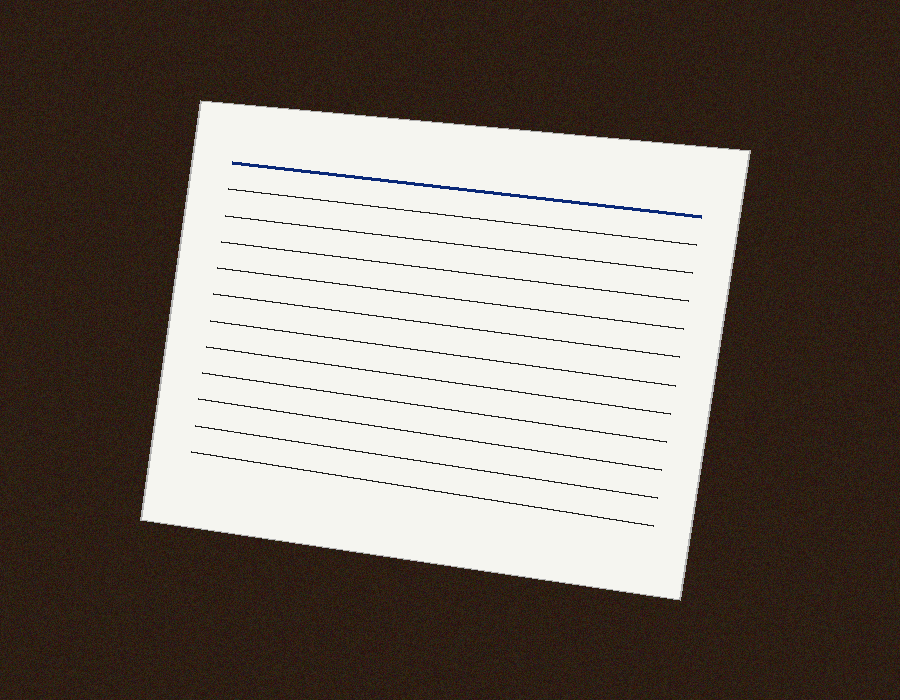
#> input picture dataset/raw/sample_doc_skewed.png, 900 x 700 px
$ python test_module3_orientation.py
#> lines starting #> are read from the running program, lines starting #| are printed output that depends on the picture; after the words box and inside, x2 and y2 are one past the last pixel; in counts of white or black regions, pixels touching at a corner belong together
### modules/orientation_corrector.py
import cv2
import numpy as np
from typing import Tuple, Optional


class OrientationCorrector:
    """
    Module 3: Hiệu chỉnh hướng văn bản tự động.
    Tích hợp: ORB Feature Detector, Hamming Matcher (KNN + Lowe's Ratio Test),
    RANSAC Affine Estimation, Standalone Deskew và Rotate Fallback.
    """

    def __init__(
        self,
        n_features: int = 3000,
        min_matches: int = 12,
        ransac_threshold: float = 3.0,
        match_ratio: float = 0.75,
    ):
        """
        :param n_features: Số điểm đặc trưng ORB tối đa trích xuất.
        :param min_matches: Số lượng điểm khớp tối thiểu để thực thi RANSAC.
        :param ransac_threshold: Ngưỡng loại bỏ điểm nhiễu RANSAC (tính bằng pixel).
        :param match_ratio: Tỷ lệ lọc Lowe's Ratio Test cho Hamming Distance.
        """
        self.n_features = n_features
        self.min_matches = min_matches
        self.ransac_threshold = ransac_threshold
        self.match_ratio = match_ratio

        # 1. ORB Detector được cấu hình tối ưu cho văn bản (lấy nét đa tỉ lệ)
        self.orb = cv2.ORB_create(
            nfeatures=self.n_features,
            scaleFactor=1.2,
            nlevels=8,
            edgeThreshold=31,
            firstLevel=0,
            WTA_K=2,
            scoreType=cv2.ORB_HARRIS_SCORE,
            patchSize=31,
            fastThreshold=20,
        )

        # 2. Hamming Matcher sử dụng thuật toán KNN
        self.matcher = cv2.BFMatcher(cv2.NORM_HAMMING, crossCheck=False)

    def preprocess(self, image: np.ndarray) -> np.ndarray:
        """Tăng cường độ tương phản văn bản bằng CLAHE để ORB bắt điểm chính xác hơn."""
        if len(image.shape) == 3:
            gray = cv2.cvtColor(image, cv2.COLOR_BGR2GRAY)
        else:
            gray = image.copy()

        clahe = cv2.createCLAHE(clipLimit=2.0, tileGridSize=(8, 8))
        return clahe.apply(gray)

    def extract_features(self, image: np.ndarray) -> Tuple[list, Optional[np.ndarray]]:
        """Trích xuất Keypoints và Descriptors từ ảnh đã qua tiền xử lý."""
        prep_img = self.preprocess(image)
        keypoints, descriptors = self.orb.detectAndCompute(prep_img, None)
        return keypoints, descriptors

    def filter_matches_knn(self, des_src: np.ndarray, des_ref: np.ndarray) -> list:
        """Lọc điểm khớp nhiễu bằng KNN Matcher và Lowe's Ratio Test trên khoảng cách Hamming."""
        matches = self.matcher.knnMatch(des_src, des_ref, k=2)
        good_matches = []
        for match in matches:
            if len(match) == 2:
                m, n = match
                if m.distance < self.match_ratio * n.distance:
                    good_matches.append(m)
        return good_matches

    def estimate_affine_matrix(
        self, src_img: np.ndarray, ref_img: np.ndarray
    ) -> Tuple[Optional[np.ndarray], float, bool]:
        """Tính toán ma trận Affine và góc xoay bằng RANSAC."""
        kp_src, des_src = self.extract_features(src_img)
        kp_ref, des_ref = self.extract_features(ref_img)

        if des_src is None or des_ref is None:
            return None, 0.0, False

        good_matches = self.filter_matches_knn(des_src, des_ref)

        if len(good_matches) < self.min_matches:
            return None, 0.0, False

        pts_src = np.float32([kp_src[m.queryIdx].pt for m in good_matches]).reshape(-1, 1, 2)
        pts_ref = np.float32([kp_ref[m.trainIdx].pt for m in good_matches]).reshape(-1, 1, 2)

        # 3. RANSAC Ước lượng Ma trận Affine biến đổi (Xoay + Dịch chuyển + Tỉ lệ)
        matrix, inliers = cv2.estimateAffinePartial2D(
            pts_src,
            pts_ref,
            method=cv2.RANSAC,
            ransacReprojThreshold=self.ransac_threshold,
            maxIters=2000,
            confidence=0.99,
        )

        if matrix is None:
            return None, 0.0, False

        angle_rad = np.arctan2(matrix[1, 0], matrix[0, 0])
        angle_deg = np.degrees(angle_rad)

        return matrix, angle_deg, True

    def deskew_standalone(self, image: np.ndarray) -> Tuple[np.ndarray, float]:
        """Tự động khử nghiêng góc nhỏ (Deskew) khi không truyền vào ảnh mẫu (ref_img)."""
        gray = self.preprocess(image)
        thresh = cv2.threshold(gray, 0, 255, cv2.THRESH_BINARY_INV + cv2.THRESH_OTSU)[1]

        coords = np.column_stack(np.where(thresh > 0))
        if len(coords) == 0:
            return image, 0.0

        angle = cv2.minAreaRect(coords)[-1]
        if angle < -45:
            angle = -(90 + angle)
        else:
            angle = -angle

        if abs(angle) > 45 or abs(angle) < 0.2:
            return image, 0.0

        # Xoay ảnh theo góc nghiêng tự do
        h, w = image.shape[:2]
        center = (w // 2, h // 2)
        M = cv2.getRotationMatrix2D(center, angle, 1.0)
        deskewed = cv2.warpAffine(
            image, M, (w, h), flags=cv2.INTER_CUBIC, borderMode=cv2.BORDER_REPLICATE
        )
        return deskewed, angle

    def rotate_fallback(self, image: np.ndarray) -> np.ndarray:
        """4. Rotate Fallback: Đưa khung hình nằm ngang (Width > Height) về dáng đứng thẳng."""
        h, w = image.shape[:2]
        if w > h:
            return cv2.rotate(image, cv2.ROTATE_90_CLOCKWISE)
        return image

    def process(self, src_img: np.ndarray, ref_img: Optional[np.ndarray] = None) -> np.ndarray:
        """
        Hàm thực thi chính:
        - TH1: Có ref_img -> Nắn chỉnh tọa độ chính xác theo ảnh mẫu dùng RANSAC.
        - TH2: Không có ref_img hoặc RANSAC thất bại -> Dùng Deskew độc lập + Rotate Fallback.
        """
        if src_img is None or src_img.size == 0:
            raise ValueError("Ảnh đầu vào không hợp lệ hoặc rỗng!")

        if ref_img is not None and ref_img.size > 0:
            matrix, angle, success = self.estimate_affine_matrix(src_img, ref_img)
            if success and abs(angle) > 0.2:
                h_ref, w_ref = ref_img.shape[:2]
                corrected_img = cv2.warpAffine(
                    src_img,
                    matrix,
                    (w_ref, h_ref),
                    flags=cv2.INTER_CUBIC,
                    borderMode=cv2.BORDER_REPLICATE,
                )
                return self.rotate_fallback(corrected_img)

        # Nếu không có ảnh ref hoặc đối sánh thất bại
        deskewed_img, _ = self.deskew_standalone(src_img)
        return self.rotate_fallback(deskewed_img)

### tools/test_module3_orientation.py
"""
Script kiểm thử Module 3: Hiệu chỉnh hướng văn bản tự động (ORB + Hamming + RANSAC + Deskew)
Thành viên phụ trách: TV3 (Pháp)
"""

import os
import sys
import io
import time
import cv2
import numpy as np

# Fix Unicode/UTF-8 output trên terminal Windows
if sys.stdout.encoding and sys.stdout.encoding.lower() != 'utf-8':
    try:
        sys.stdout = io.TextIOWrapper(sys.stdout.buffer, encoding='utf-8')
    except Exception:
        pass

PROJECT_ROOT = os.path.abspath(os.path.join(os.path.dirname(__file__), ".."))
sys.path.insert(0, PROJECT_ROOT)

from modules.orientation_corrector import OrientationCorrector


def run_module3_tests():
    raw_dir = os.path.join(PROJECT_ROOT, "dataset", "raw")
    output_dir = os.path.join(PROJECT_ROOT, "dataset", "output", "tv3_orientation")
    os.makedirs(output_dir, exist_ok=True)

    print("=" * 80)
    print("KIỂM THỬ THỰC NGHIỆM MODULE 3: ORB + HAMMING + RANSAC & STANDALONE DESKEW")
    print("=" * 80)

    corrector = OrientationCorrector(n_features=3000, min_matches=12, ransac_threshold=3.0)

    # 1. Thử nghiệm tính toán góc xoay RANSAC với các góc mô phỏng (15, 30, 45, 90 độ)
    sample_path = os.path.join(raw_dir, "sample_doc_skewed.png")
    if not os.path.exists(sample_path):
        sample_path = os.path.join(raw_dir, "TaiLieuA4_01.jpg")

    ref_img = cv2.imread(sample_path)
#> ref_img is the input picture: shape (700, 900, 3); mean B, G, R 101.6, 109.4, 118.6
    if ref_img is None:
        print("[!] Không tìm thấy ảnh mẫu kiểm thử.")
        return

    print("\n[PHẦN 1] KIỂM THỬ ĐỐI SÁNH ORB + RANSAC TRÊN CÁC GÓC XOAY MÔ PHỎNG:")
    print("-" * 80)
    print(f"{'Góc thực tế (độ)':<20} | {'Góc tính toán (độ)':<25} | {'Sai số tuyệt đối':<20} | {'Kết quả'}")
    print("-" * 80)

    test_angles = [0.0, 10.0, 15.0, 30.0, -20.0]
    h, w = ref_img.shape[:2]
    center = (w // 2, h // 2)

    for target_angle in test_angles:
        M = cv2.getRotationMatrix2D(center, target_angle, 1.0)
        rotated = cv2.warpAffine(ref_img, M, (w, h), flags=cv2.INTER_LINEAR, borderMode=cv2.BORDER_REPLICATE)

        start_t = time.perf_counter()
        matrix, estimated_angle, success = corrector.estimate_affine_matrix(rotated, ref_img)
        elapsed_ms = (time.perf_counter() - start_t) * 1000

        if success:
            err = abs(abs(estimated_angle) - abs(target_angle))
            status = "ĐẠT" if err < 1.0 else "CHẤP NHẬN"
            print(f"{target_angle:<20.1f} | {estimated_angle:<25.2f} | {err:<20.2f} | {status} ({elapsed_ms:.1f}ms)")
        else:
            print(f"{target_angle:<20.1f} | {'Không hội tụ':<25} | {'-':<20} | THẤT BẠI")
#> this loop made 5 passes
#> (matrix, angle_rad in estimate_affine_matrix, angle_deg in estimate_affine_matrix, estimated_angle, err, status) on passes 1 to 3: ([[1, 0, 0], [0, 1, 0]], 0, 0, 0, 0, 'ĐẠT'), ([[0.985, -0.174, 67.68], [0.174, 0.985, -72.79]], 0.175, 10.02, 10.02, 0.0193, 'ĐẠT'), ([[0.966, -0.259, 105.9], [0.259, 0.966, -104.6]], 0.262, 15.02, 15.02, 0.0242, 'ĐẠT')
#> (printed output is left out)
#> pass 1, in extract_features, `prep_img = self.preprocess(image)`:
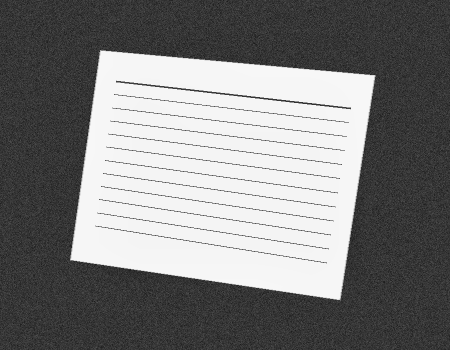
#> prep_img: shape (700, 900) (shown at 1/2 size); min 15, max 247, mean 124.2
#> after the loop:
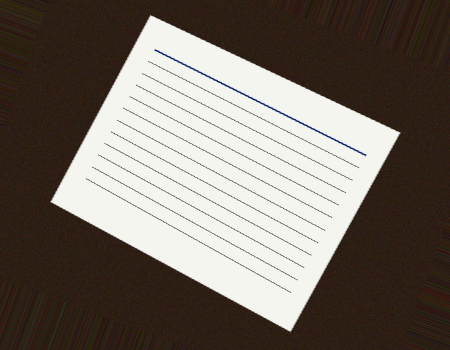
#> rotated: shape (700, 900, 3) (shown at 1/2 size); mean B, G, R 101.6, 109.5, 118.6

    # 2. Thử nghiệm Standalone Deskew trên tập ảnh raw
    print("\n[PHẦN 2] KIỂM THỬ KHỬ NGHIÊNG TỰ ĐỘNG (STANDALONE DESKEW):")
    print("-" * 80)
    image_files = sorted([f for f in os.listdir(raw_dir) if f.lower().endswith(('.jpg', '.png'))])[:5]

    for fname in image_files:
        img_path = os.path.join(raw_dir, fname)
        img = cv2.imread(img_path)
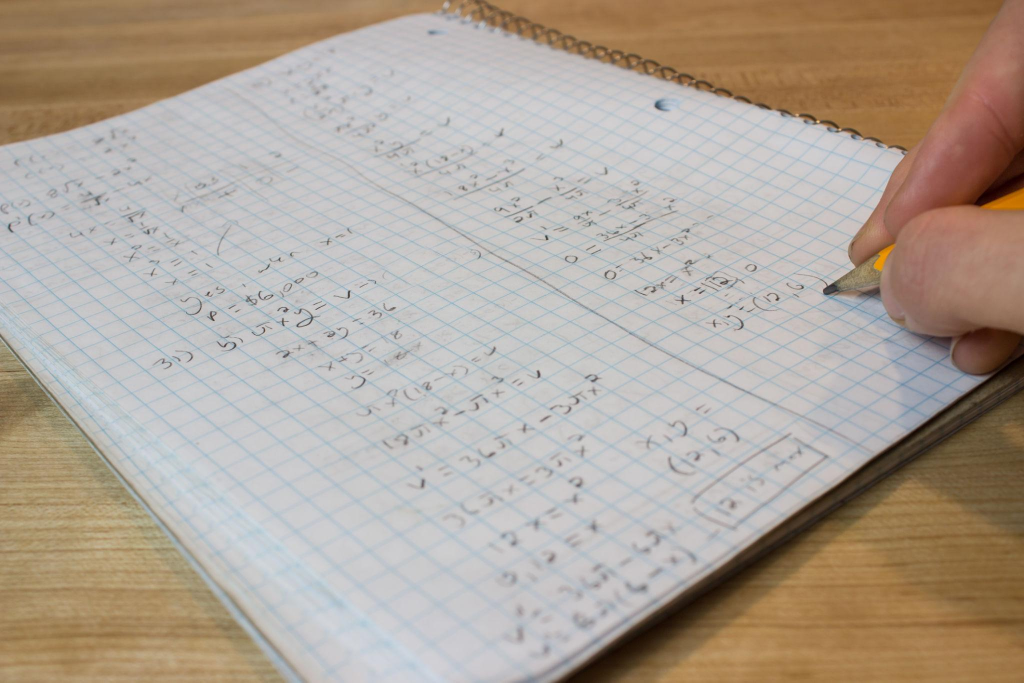
#> input picture dataset/raw/BaiTap_01.jpg, 2048 x 1365 px (shown at 1/2 size)
#> img is the input picture: shape (1365, 2048, 3); mean B, G, R 152.8, 164.2, 175.5
        if img is None:
            continue

        start_t = time.perf_counter()
        corrected = corrector.process(img)
#> in preprocess (call 11), `gray = cv2.cvtColor(image, cv2.COLOR_BGR2GRAY)`:
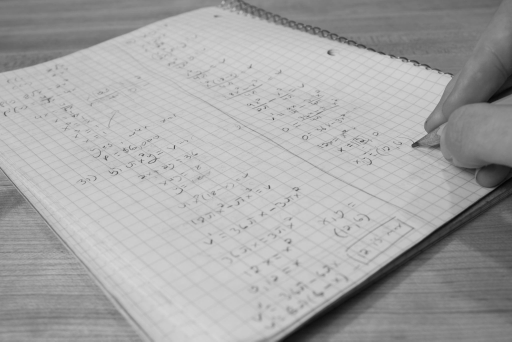
#> gray: shape (1365, 2048) (shown at 1/4 size); min 2, max 218, mean 166.3
#> in deskew_standalone, `thresh = cv2.threshold(gray, 0, 255, cv2.THRESH_BINARY_INV + cv2.THRES..`:
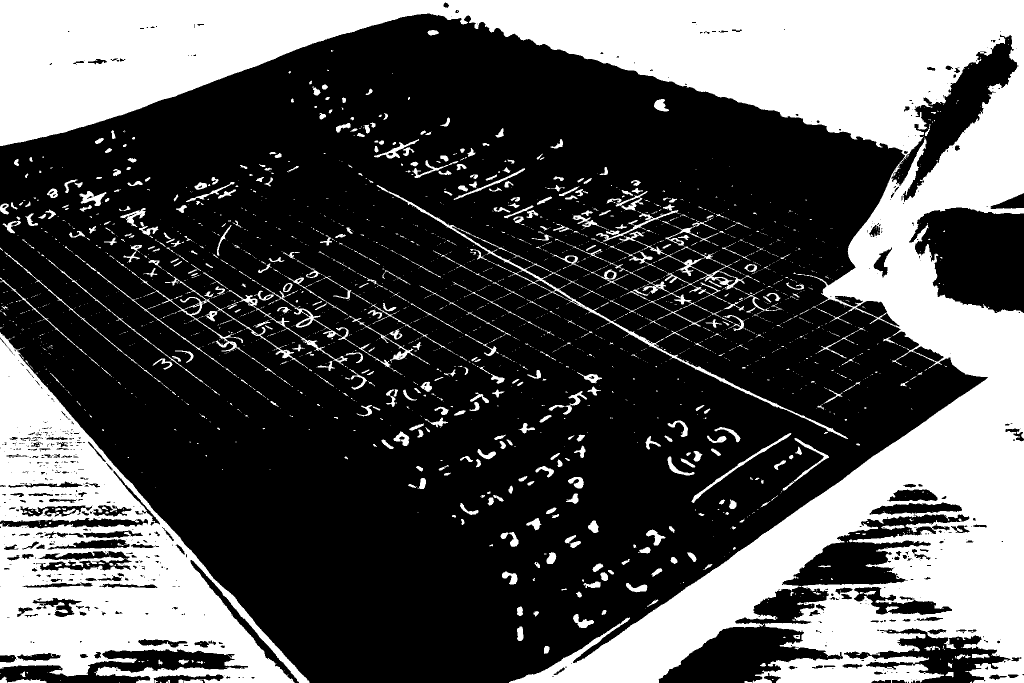
#> thresh: shape (1365, 2048) (shown at 1/2 size); 33.1% white; 2446 white regions (1903 under 20 px), largest, box (x1, y1, x2, y2) and area: (0, 0, 2048, 1365) 667363, (0, 665, 619, 1365) 167763, (753, 370, 1696, 878) 6001
#> in deskew_standalone, `coords = np.column_stack(np.where(thresh > 0))`: coords = 924047 pairs, first value 0 to 1364, second value 0 to 2047
#> in deskew_standalone, `angle = cv2.minAreaRect(coords)[-1]`: angle = -90
#> in deskew_standalone, `angle = -(90 + angle)`: angle = 0
#> in rotate_fallback, `return cv2.rotate(image, cv2.ROTATE_90_CLOCKWISE)`:
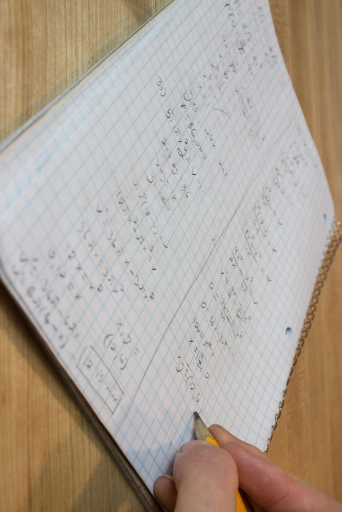
#> returned value: shape (2048, 1365, 3) (shown at 1/4 size); mean of channels 0, 1, 2 152.8, 164.2, 175.5; drawn as B, G, R
        elapsed_ms = (time.perf_counter() - start_t) * 1000

        out_path = os.path.join(output_dir, f"corrected_{fname}")
        cv2.imwrite(out_path, corrected)
        print(f"  + Đã xử lý {fname:<20} -> {out_path} ({elapsed_ms:.1f}ms)")
#> pass 2 of the loop in run_module3_tests, `for fname in image_files:`:
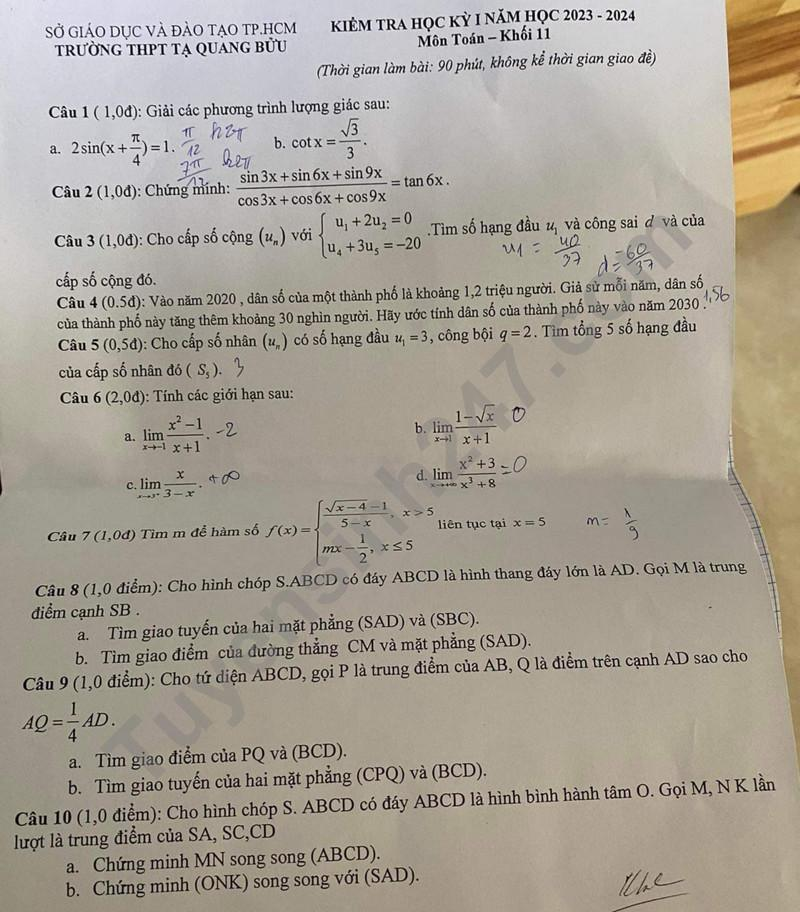
#> input picture dataset/raw/BaiTap_02.jpg, 800 x 912 px
#> in run_module3_tests, img is the input picture: shape (912, 800, 3); mean B, G, R 148.7, 160.5, 168.1
#> gray: shape (912, 800)
#> in preprocess (call 12), `return clahe.apply(gray)`:
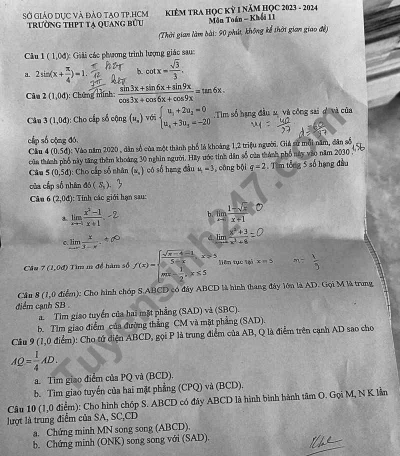
#> returned value: shape (912, 800) (shown at 1/2 size); min 1, max 255, mean 155.5
#> in deskew_standalone (call 2), `thresh = cv2.threshold(gray, 0, 255, cv2.THRESH_BINARY_INV + cv2.THRES..`:
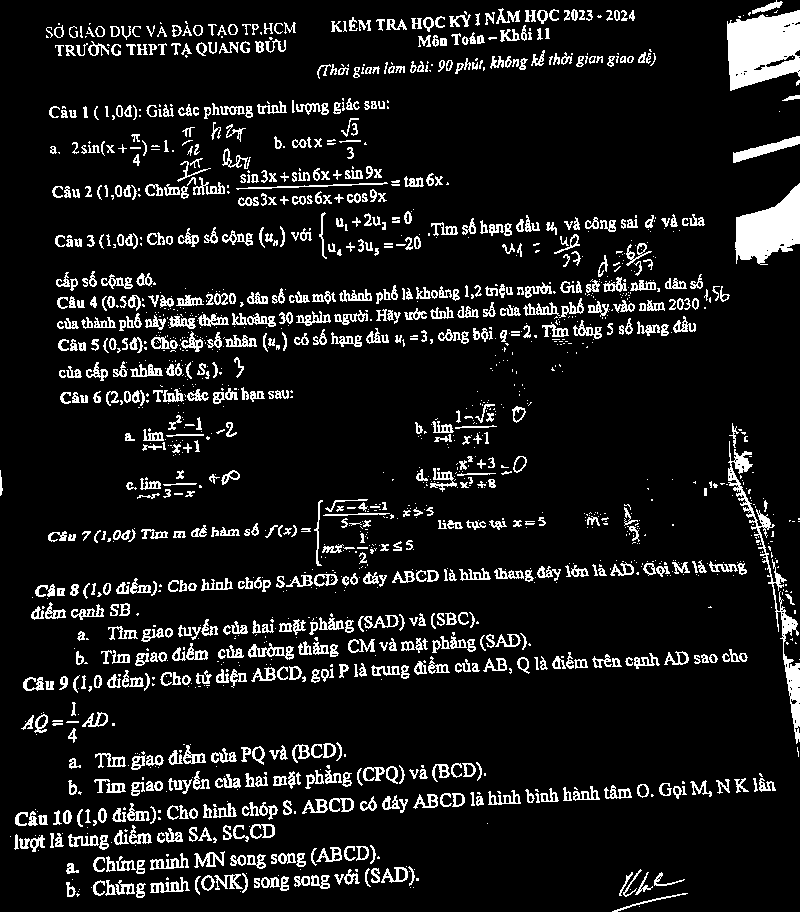
#> thresh: shape (912, 800); 10.1% white in thin lines or dots
#> coords = 73843 pairs, first value 0 to 911, second value 0 to 799
#> in deskew_standalone (call 2), `angle = cv2.minAreaRect(coords)[-1]`: angle = -90
#> in deskew_standalone (call 2), `angle = -(90 + angle)`: angle = 0
#> pass 3 of the loop in run_module3_tests, `for fname in image_files:`:
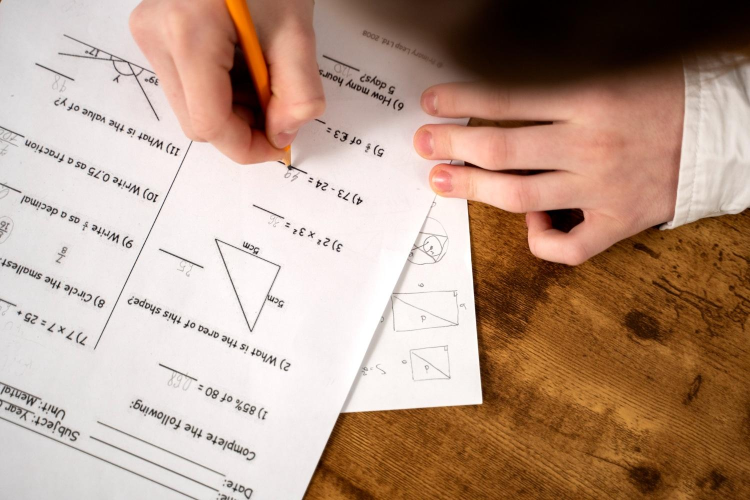
#> input picture dataset/raw/BaiTap_03.jpg, 1500 x 1000 px (shown at 1/2 size)
#> in run_module3_tests, img is the input picture: shape (1000, 1500, 3); mean B, G, R 138.1, 155.3, 183.6
#> gray: shape (1000, 1500)
#> in deskew_standalone (call 3), `thresh = cv2.threshold(gray, 0, 255, cv2.THRESH_BINARY_INV + cv2.THRES..`:
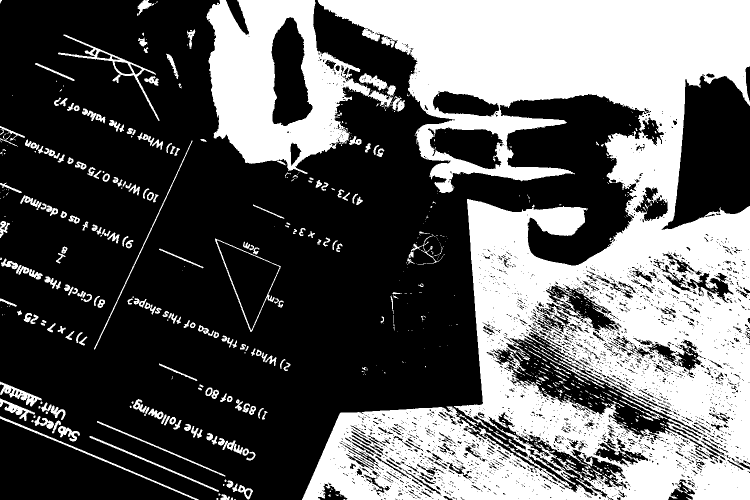
#> thresh: shape (1000, 1500) (shown at 1/2 size); 37.7% white; 891 white regions (641 under 20 px), largest, box (x1, y1, x2, y2) and area: (604, 0, 1500, 1000) 462171, (413, 0, 792, 348) 62556, (116, 69, 319, 242) 2337
#> coords = 565877 pairs, first value 0 to 999, second value 0 to 1499
#> in deskew_standalone (call 3), `angle = cv2.minAreaRect(coords)[-1]`: angle = -90
#> in deskew_standalone (call 3), `angle = -(90 + angle)`: angle = 0
#> in rotate_fallback (call 3), `return cv2.rotate(image, cv2.ROTATE_90_CLOCKWISE)`:
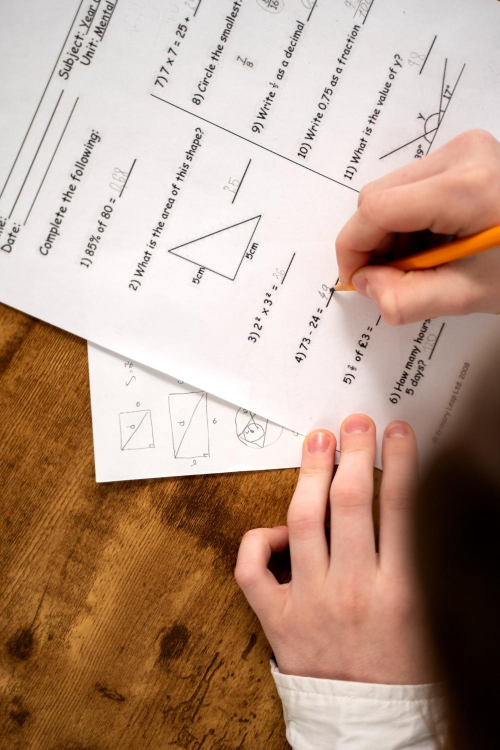
#> returned value: shape (1500, 1000, 3) (shown at 1/2 size); mean of channels 0, 1, 2 138.1, 155.3, 183.6; drawn as B, G, R
#> the loop made 5 passes; the first 3 are shown

    print("\n" + "=" * 80)
    print(f"Hoàn tất kiểm thử Module 3. Ảnh kết quả lưu tại: {output_dir}")
    print("=" * 80)


if __name__ == "__main__":
    run_module3_tests()
